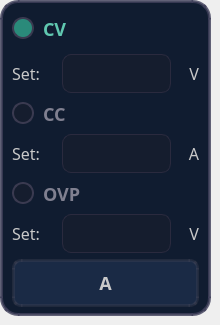
          <widget class="QWidget" name="functiondigitalpage">
           <property name="font">
            <font>
             <family>WenQuanYi Micro Hei</family>
            </font>
           </property>
           <property name="cursor">
            <cursorShape>BlankCursor</cursorShape>
           </property>
           <property name="contextMenuPolicy">
            <enum>Qt::NoContextMenu</enum>
           </property>
           <widget class="QFrame" name="functiondigitalsetframe">
            <property name="geometry">
             <rect>
              <x>0</x>
              <y>0</y>
              <width>211</width>
              <height>316</height>
             </rect>
            </property>
            <property name="font">
             <font>
              <family>WenQuanYi Micro Hei</family>
             </font>
            </property>
            <property name="cursor">
             <cursorShape>BlankCursor</cursorShape>
            </property>
            <property name="contextMenuPolicy">
             <enum>Qt::NoContextMenu</enum>
            </property>
            <property name="styleSheet">
             <string notr="true">#functiondigitalsetframe {
    background-color: #101C30;
    border-radius: 18px;
    border: 3px solid rgba(63, 63, 90, 0.81);
}
QRadioButton {
    color: #808090;
    font-size: 18px;
    font-weight: bold;
    spacing: 9px;
}
QRadioButton::indicator {
    width: 18px;
    height: 18px;
    border-radius: 11px;
    border: 2px solid #3A3A50;
    background-color: #151D2E;
}
QRadioButton:checked {
    color: #60C8B0;
}
QRadioButton:indicator::checked{
	background-color: #2A8A7A;
}
QLabel {
    color: #C9C9C9;
    font-size: 16px;
    border: none;
}
#cvvaluelabel, #ccvaluelabel, #ovpvaluelabel {
    color: #D0D0D0;
    font-size: 18px;
    background-color: #151D2E;
    border: 1px solid #2A2A3E;
    border-radius: 9px;
    padding: 6px;
}</string>
            </property>
            <property name="frameShape">
             <enum>QFrame::NoFrame</enum>
            </property>
            <property name="frameShadow">
             <enum>QFrame::Plain</enum>
            </property>
            <property name="lineWidth">
             <number>0</number>
            </property>
            <layout class="QGridLayout" name="gridLayout_3" rowstretch="4,1,3,1,3,1,3" columnstretch="2,5,1">
             <property name="topMargin">
              <number>6</number>
             </property>
             <property name="bottomMargin">
              <number>6</number>
             </property>
             <item row="0" column="0" colspan="3">
              <widget class="QRadioButton" name="cvradioButton">
               <property name="sizePolicy">
                <sizepolicy hsizetype="Preferred" vsizetype="Preferred">
                 <horstretch>0</horstretch>
                 <verstretch>0</verstretch>
                </sizepolicy>
               </property>
               <property name="font">
                <font>
                 <family>WenQuanYi Micro Hei</family>
                 <pointsize>-1</pointsize>
                 <weight>75</weight>
                 <bold>true</bold>
                </font>
               </property>
               <property name="cursor">
                <cursorShape>BlankCursor</cursorShape>
               </property>
               <property name="mouseTracking">
                <bool>false</bool>
               </property>
               <property name="focusPolicy">
                <enum>Qt::NoFocus</enum>
               </property>
               <property name="contextMenuPolicy">
                <enum>Qt::NoContextMenu</enum>
               </property>
               <property name="text">
                <string>CV</string>
               </property>
               <property name="checked">
                <bool>true</bool>
               </property>
               <property name="autoExclusive">
                <bool>true</bool>
               </property>
              </widget>
             </item>
             <item row="1" column="0">
              <widget class="QLabel" name="cvlabel">
               <property name="font">
                <font>
                 <family>WenQuanYi Micro Hei</family>
                 <pointsize>-1</pointsize>
                </font>
               </property>
               <property name="cursor">
                <cursorShape>BlankCursor</cursorShape>
               </property>
               <property name="contextMenuPolicy">
                <enum>Qt::NoContextMenu</enum>
               </property>
               <property name="lineWidth">
                <number>0</number>
               </property>
               <property name="text">
                <string>Set: </string>
               </property>
               <property name="alignment">
                <set>Qt::AlignLeading|Qt::AlignLeft|Qt::AlignVCenter</set>
               </property>
              </widget>
             </item>
             <item row="1" column="1">
              <widget class="QLabel" name="cvvaluelabel">
               <property name="font">
                <font>
                 <family>WenQuanYi Micro Hei</family>
                 <pointsize>-1</pointsize>
                </font>
               </property>
               <property name="cursor">
                <cursorShape>BlankCursor</cursorShape>
               </property>
               <property name="contextMenuPolicy">
                <enum>Qt::NoContextMenu</enum>
               </property>
               <property name="lineWidth">
                <number>0</number>
               </property>
               <property name="text">
                <string/>
               </property>
               <property name="alignment">
                <set>Qt::AlignCenter</set>
               </property>
              </widget>
             </item>
             <item row="1" column="2">
              <widget class="QLabel" name="cvunitlabel">
               <property name="font">
                <font>
                 <family>WenQuanYi Micro Hei</family>
                 <pointsize>-1</pointsize>
                </font>
               </property>
               <property name="cursor">
                <cursorShape>BlankCursor</cursorShape>
               </property>
               <property name="contextMenuPolicy">
                <enum>Qt::NoContextMenu</enum>
               </property>
               <property name="lineWidth">
                <number>0</number>
               </property>
               <property name="text">
                <string>V</string>
               </property>
               <property name="alignment">
                <set>Qt::AlignRight|Qt::AlignTrailing|Qt::AlignVCenter</set>
               </property>
              </widget>
             </item>
             <item row="2" column="0" colspan="3">
              <widget class="QRadioButton" name="ccradioButton">
               <property name="sizePolicy">
                <sizepolicy hsizetype="Preferred" vsizetype="Preferred">
                 <horstretch>0</horstretch>
                 <verstretch>0</verstretch>
                </sizepolicy>
               </property>
               <property name="font">
                <font>
                 <family>WenQuanYi Micro Hei</family>
                 <pointsize>-1</pointsize>
                 <weight>75</weight>
                 <bold>true</bold>
                </font>
               </property>
               <property name="cursor">
                <cursorShape>BlankCursor</cursorShape>
               </property>
               <property name="mouseTracking">
                <bool>false</bool>
               </property>
               <property name="focusPolicy">
                <enum>Qt::NoFocus</enum>
               </property>
               <property name="contextMenuPolicy">
                <enum>Qt::NoContextMenu</enum>
               </property>
               <property name="text">
                <string>CC</string>
               </property>
               <property name="checked">
                <bool>false</bool>
               </property>
              </widget>
             </item>
             <item row="3" column="0">
              <widget class="QLabel" name="cclabel">
               <property name="font">
                <font>
                 <family>WenQuanYi Micro Hei</family>
                 <pointsize>-1</pointsize>
                </font>
               </property>
               <property name="cursor">
                <cursorShape>BlankCursor</cursorShape>
               </property>
               <property name="contextMenuPolicy">
                <enum>Qt::NoContextMenu</enum>
               </property>
               <property name="lineWidth">
                <number>0</number>
               </property>
               <property name="text">
                <string>Set: </string>
               </property>
              </widget>
             </item>
             <item row="3" column="1">
              <widget class="QLabel" name="ccvaluelabel">
               <property name="font">
                <font>
                 <family>WenQuanYi Micro Hei</family>
                 <pointsize>-1</pointsize>
                </font>
               </property>
               <property name="cursor">
                <cursorShape>BlankCursor</cursorShape>
               </property>
               <property name="contextMenuPolicy">
                <enum>Qt::NoContextMenu</enum>
               </property>
               <property name="lineWidth">
                <number>0</number>
               </property>
               <property name="text">
                <string/>
               </property>
               <property name="alignment">
                <set>Qt::AlignCenter</set>
               </property>
              </widget>
             </item>
             <item row="3" column="2">
              <widget class="QLabel" name="ccunitlabel">
               <property name="font">
                <font>
                 <family>WenQuanYi Micro Hei</family>
                 <pointsize>-1</pointsize>
                </font>
               </property>
               <property name="cursor">
                <cursorShape>BlankCursor</cursorShape>
               </property>
               <property name="contextMenuPolicy">
                <enum>Qt::NoContextMenu</enum>
               </property>
               <property name="lineWidth">
                <number>0</number>
               </property>
               <property name="text">
                <string>A</string>
               </property>
               <property name="alignment">
                <set>Qt::AlignRight|Qt::AlignTrailing|Qt::AlignVCenter</set>
               </property>
              </widget>
             </item>
             <item row="4" column="0" colspan="3">
              <widget class="QRadioButton" name="ovpradioButton">
               <property name="sizePolicy">
                <sizepolicy hsizetype="Preferred" vsizetype="Preferred">
                 <horstretch>0</horstretch>
                 <verstretch>0</verstretch>
                </sizepolicy>
               </property>
               <property name="font">
                <font>
                 <family>WenQuanYi Micro Hei</family>
                 <pointsize>-1</pointsize>
                 <weight>75</weight>
                 <bold>true</bold>
                </font>
               </property>
               <property name="cursor">
                <cursorShape>BlankCursor</cursorShape>
               </property>
               <property name="mouseTracking">
                <bool>false</bool>
               </property>
               <property name="focusPolicy">
                <enum>Qt::NoFocus</enum>
               </property>
               <property name="contextMenuPolicy">
                <enum>Qt::NoContextMenu</enum>
               </property>
               <property name="text">
                <string>OVP</string>
               </property>
               <property name="checked">
                <bool>false</bool>
               </property>
              </widget>
             </item>
             <item row="5" column="0">
              <widget class="QLabel" name="ovplabel">
               <property name="font">
                <font>
                 <family>WenQuanYi Micro Hei</family>
                 <pointsize>-1</pointsize>
                </font>
               </property>
               <property name="cursor">
                <cursorShape>BlankCursor</cursorShape>
               </property>
               <property name="contextMenuPolicy">
                <enum>Qt::NoContextMenu</enum>
               </property>
               <property name="lineWidth">
                <number>0</number>
               </property>
               <property name="text">
                <string>Set: </string>
               </property>
              </widget>
             </item>
             <item row="5" column="1">
              <widget class="QLabel" name="ovpvaluelabel">
               <property name="font">
                <font>
                 <family>WenQuanYi Micro Hei</family>
                 <pointsize>-1</pointsize>
                </font>
               </property>
               <property name="cursor">
                <cursorShape>BlankCursor</cursorShape>
               </property>
               <property name="contextMenuPolicy">
                <enum>Qt::NoContextMenu</enum>
               </property>
               <property name="lineWidth">
                <number>0</number>
               </property>
               <property name="text">
                <string/>
               </property>
               <property name="alignment">
                <set>Qt::AlignCenter</set>
               </property>
              </widget>
             </item>
             <item row="5" column="2">
              <widget class="QLabel" name="ovpunitlabel">
               <property name="font">
                <font>
                 <family>WenQuanYi Micro Hei</family>
                 <pointsize>-1</pointsize>
                </font>
               </property>
               <property name="cursor">
                <cursorShape>BlankCursor</cursorShape>
               </property>
               <property name="contextMenuPolicy">
                <enum>Qt::NoContextMenu</enum>
               </property>
               <property name="lineWidth">
                <number>0</number>
               </property>
               <property name="text">
                <string>V</string>
               </property>
               <property name="alignment">
                <set>Qt::AlignRight|Qt::AlignTrailing|Qt::AlignVCenter</set>
               </property>
              </widget>
             </item>
             <item row="6" column="0" colspan="3">
              <widget class="QPushButton" name="functionunitpushButton">
               <property name="sizePolicy">
                <sizepolicy hsizetype="Preferred" vsizetype="Preferred">
                 <horstretch>0</horstretch>
                 <verstretch>0</verstretch>
                </sizepolicy>
               </property>
               <property name="font">
                <font>
                 <family>WenQuanYi Micro Hei</family>
                 <pointsize>-1</pointsize>
                 <weight>75</weight>
                 <bold>true</bold>
                </font>
               </property>
               <property name="cursor">
                <cursorShape>BlankCursor</cursorShape>
               </property>
               <property name="focusPolicy">
                <enum>Qt::NoFocus</enum>
               </property>
               <property name="contextMenuPolicy">
                <enum>Qt::NoContextMenu</enum>
               </property>
               <property name="styleSheet">
                <string notr="true">#functionunitpushButton {
    background-color: #1A2A45;
    color: #C9C9C9;
    border: 3px solid rgba(74, 74, 90, 0.3);
    border-radius: 9px;
    font-weight: bold;
    font-size: 18px;
    padding: 8px;
}
#functionunitpushButton:hover {
    background-color: #243356;
    border-color: rgba(100, 100, 130, 0.6);
    color: #E0E0E0;
}
#functionunitpushButton:pressed {
    background-color: #0D1525;
    color: #FFFFFF;
}</string>
               </property>
               <property name="text">
                <string>A</string>
               </property>
              </widget>
             </item>
            </layout>
           </widget>
          </widget>
